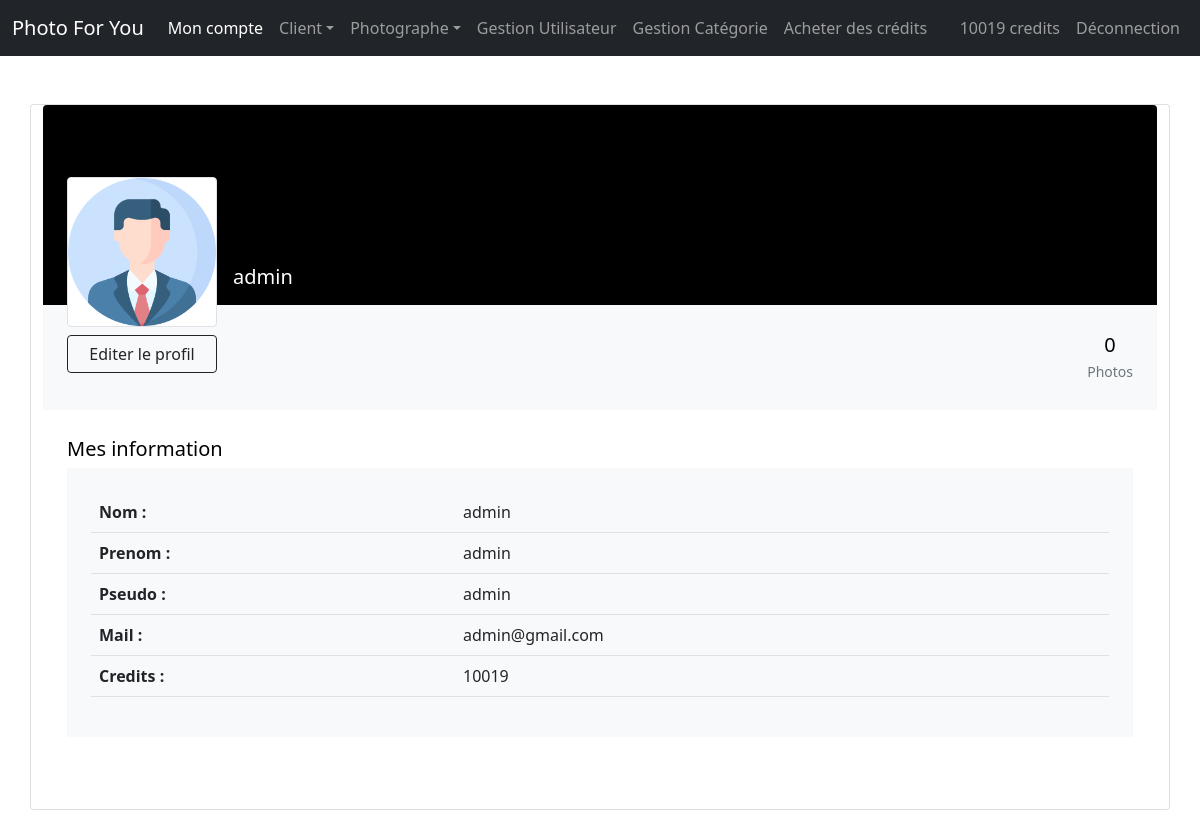
The page /profil.php?id=1 (signed in) on the database its author committed.
### tables this page shows
CREATE TABLE IF NOT EXISTS `navbar` (
  `id` int(11) NOT NULL AUTO_INCREMENT,
  `acte` varchar(40) NOT NULL,
  `lien` varchar(40) NOT NULL,
  `droit` int(11) NOT NULL,
  PRIMARY KEY (`id`)
);

CREATE TABLE IF NOT EXISTS `user` (
  `id` int(11) NOT NULL AUTO_INCREMENT,
  `nom` varchar(40) NOT NULL,
  `prenom` varchar(40) NOT NULL,
  `pseudo` varchar(20) NOT NULL,
  `img_profil` varchar(50) NOT NULL,
  `mail` varchar(40) NOT NULL,
  `mdp` varchar(40) NOT NULL,
  `grade` varchar(40) NOT NULL,
  `SIRET` varchar(14) DEFAULT NULL,
  `credits` int(11) NOT NULL DEFAULT '0',
  `etat` varchar(15) NOT NULL,
  PRIMARY KEY (`id`)
);

### profil.php (the view, shortened to what this page needs)
<!DOCTYPE html>
<html lang="fr">
<head>
	<?php include "includes/head.php"; ?>
</head>
	<body>
		<?php
		include "includes/bdd.php";
		include "includes/nav.php";
if(!empty($_GET['id'])){
  $id = $_GET['id'];
  $req = $bdd->prepare("SELECT * FROM image WHERE id_vendeur = '$id'");
  $req->execute();
  $nb_image = $req->rowCount();
  $req = $bdd->query("SELECT * FROM user WHERE id = '$id'");
  $data = $req->fetchAll();
  foreach ($data as $li){
?>
<section class="h-100 gradient-custom-2">
  <div class="container py-5 h-100">
    <div class="row d-flex justify-content-center align-items-center h-100">
        <div class="card">
          <div class="rounded-top text-white d-flex flex-row" style="background-color: #000; height:200px;">
            <div class="ms-4 mt-5 d-flex flex-column">
              <div style="z-index:1;">
                <div class="img-fluid img-thumbnail mt-4 mb-2" style="background-size: cover; width: 150px; height: 150px; background-image:url(<?php echo $li['img_profil']; ?>)"></div>
              </div>
              <?php
              if ($_SESSION['id'] == $id){
                echo '<a href="edit-profil.php?id='.$id.'" class="d-flex flex-column btn btn-outline-dark" style="z-index: 1;">Editer le profil</a>';
              }
              ?>
            </div>
            <div class="ms-3" style="margin-top: 160px;">
              <h5><?php echo $li['pseudo']; ?></h5>
            </div>
          </div>
          <div class="p-4 text-black" style="background-color: #f8f9fa;">
            <div class="d-flex justify-content-end text-center py-1">
              <div>
                <p class="mb-1 h5"><?php echo $nb_image; ?></p>
                <p class="small text-muted mb-0">Photos</p>
              </div>
            </div>
          </div>
          <div class="card-body p-4 text-black">
            <div class="mb-5">
              <p class="lead fw-normal mb-1">Mes information</p>
              <div class="p-4" style="background-color: #f8f9fa;">
                <table class="table">
                  <tbody>
                    <tr>
                      <th scope="row">Nom :</th>
                      <td><?php echo $li['nom']; ?></td>
                    </tr>
                    <tr>
                      <th scope="row">Prenom :</th>
                      <td><?php echo $li['prenom']; ?></td>
                    </tr>
                    <tr>
                      <th scope="row">Pseudo :</th>
                      <td><?php echo $li['pseudo']; ?></td>
                    </tr>
                    <tr>
                      <th scope="row">Mail :</th>
                      <td><?php echo $li['mail']; ?></td>
                    </tr>
                    <tr>
                      <th scope="row">Credits :</th>
                      <td><?php echo $li['credits']; ?></td>
                    </tr>
                  </tbody>
                </table>
              </div>
            </div>
          </div>
        </div>
    </div>
  </div>
</section>
<?php
  }
}
?>
	</body>
</html>

### includes/nav.php (shortened to what this page needs)
<nav class="navbar navbar-expand-lg navbar-dark bg-dark">
  <div class="container-fluid">
    <a class="navbar-brand" href="index.php">Photo For You</a>
    <div class="collapse navbar-collapse" id="navbarSupportedContent">
      <ul class="navbar-nav me-auto">
        <?php
      if(isset($_SESSION['grade'])){
          echo '<li class="nav-item"><a class="nav-link" href="profil.php?id='.$_SESSION['id'].'">Mon compte</a></li>';
      }
          ?>
<?php
        if(isset($_SESSION['grade'])){
          if($_SESSION['grade'] == 'admin'){
            echo '<li class="nav-item dropdown">';
              echo '<a class="nav-link dropdown-toggle" href="#" id="navbarDropdown" role="button" data-bs-toggle="dropdown" aria-expanded="false">Client</a>';
            echo '</li>';
            echo '<li class="nav-item dropdown">';
              echo '<a class="nav-link dropdown-toggle" href="#" id="navbarDropdown" role="button" data-bs-toggle="dropdown" aria-expanded="false">Photographe</a>';
              echo '</li>';
            $req = $bdd->query("SELECT acte, lien FROM navbar WHERE droit=3");
            $data = $req->fetchAll();
            foreach ($data as $li){
              echo '<li class="nav-item"><a class="nav-link" href='.$li['lien'].'>'.$li['acte'].'</a></li>';
            }
          }
          if($_SESSION['grade']){
            echo '<li class="nav-item"><a class="nav-link" href="acheter-des-credits.php">Acheter des crédits</a></li>';
          }
        }
?>
      </ul>
      <ul class="navbar-nav">
<?php
        if (isset($_SESSION['grade'])) {
          $req = $bdd->prepare("SELECT credits FROM user WHERE id = :id");
          $req->bindValue(':id', $_SESSION['id']);
          $req->execute();
          $data = $req->fetch(\PDO::FETCH_OBJ);
          $credits = $data->credits;
          echo '<li class="nav-item"><a class="nav-link" href="acheter-des-credits.php">'.$credits.' credits</a></li>';
        }
        ?>
<?php
        if(isset($_SESSION['grade'])){
          echo '<li class="nav-item"><a class="nav-link" href="includes/logout.php">Déconnection</a></li>';
        }else{
          echo '<li class="nav-item"><a class="nav-link" href="connexion.php">Connexion</a></li>';
          echo '<li class="nav-item"><a class="nav-link" href="inscription.php">Inscription</a></li>';
        }
?>
      </ul>
    </div>
  </div>
</nav>

### rows shown on the page
navbar: acte "Gestion Utilisateur"
navbar: acte "Gestion Catégorie"
user: credits "10019", img_profil (picture), pseudo "admin", nom "admin", prenom "admin", mail "admin@gmail.com"
